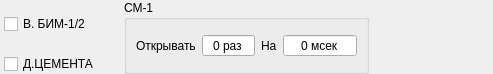
<?xml version="1.0" encoding="UTF-8"?>
<ui version="4.0">
 <class>Extensions</class>
 <widget class="QWidget" name="Extensions">
  <property name="geometry">
   <rect>
    <x>0</x>
    <y>0</y>
    <width>493</width>
    <height>74</height>
   </rect>
  </property>
  <property name="windowTitle">
   <string>Дополнение</string>
  </property>
  <property name="styleSheet">
   <string notr="true">QLabel[style='textinfo']
{
	border: 1px solid blue;
	border-radius: 4px;
	font-size: 10pt;
}</string>
  </property>
  <layout class="QGridLayout" name="gridLayout">
   <property name="leftMargin">
    <number>4</number>
   </property>
   <property name="topMargin">
    <number>0</number>
   </property>
   <property name="rightMargin">
    <number>4</number>
   </property>
   <property name="bottomMargin">
    <number>0</number>
   </property>
   <item row="1" column="2" rowspan="3">
    <widget class="QGroupBox" name="groupBox">
     <property name="title">
      <string>СМ-1</string>
     </property>
     <layout class="QHBoxLayout" name="horizontalLayout">
      <item>
       <widget class="QLabel" name="hint_1">
        <property name="text">
         <string>Открывать</string>
        </property>
       </widget>
      </item>
      <item>
       <widget class="QSpinBox" name="count_1">
        <property name="alignment">
         <set>Qt::AlignCenter</set>
        </property>
        <property name="buttonSymbols">
         <enum>QAbstractSpinBox::NoButtons</enum>
        </property>
        <property name="suffix">
         <string> раз</string>
        </property>
        <property name="maximum">
         <number>100</number>
        </property>
       </widget>
      </item>
      <item>
       <widget class="QLabel" name="hint_2">
        <property name="text">
         <string>На</string>
        </property>
       </widget>
      </item>
      <item>
       <widget class="QSpinBox" name="dr_1">
        <property name="alignment">
         <set>Qt::AlignCenter</set>
        </property>
        <property name="buttonSymbols">
         <enum>QAbstractSpinBox::NoButtons</enum>
        </property>
        <property name="suffix">
         <string> мсек</string>
        </property>
        <property name="maximum">
         <number>10000</number>
        </property>
        <property name="singleStep">
         <number>100</number>
        </property>
       </widget>
      </item>
     </layout>
    </widget>
   </item>
   <item row="3" column="0">
    <widget class="QCheckBox" name="dc_vibrator_1">
     <property name="text">
      <string>Д.ЦЕМЕНТА</string>
     </property>
    </widget>
   </item>
   <item row="1" column="0" rowspan="2">
    <widget class="QCheckBox" name="vibrator_1">
     <property name="text">
      <string>В. БИМ-1/2</string>
     </property>
    </widget>
   </item>
   <item row="3" column="3">
    <widget class="QLabel" name="label">
     <property name="text">
      <string/>
     </property>
     <property name="style" stdset="0">
      <string>textinfo</string>
     </property>
    </widget>
   </item>
  </layout>
 </widget>
 <resources/>
 <connections/>
</ui>
